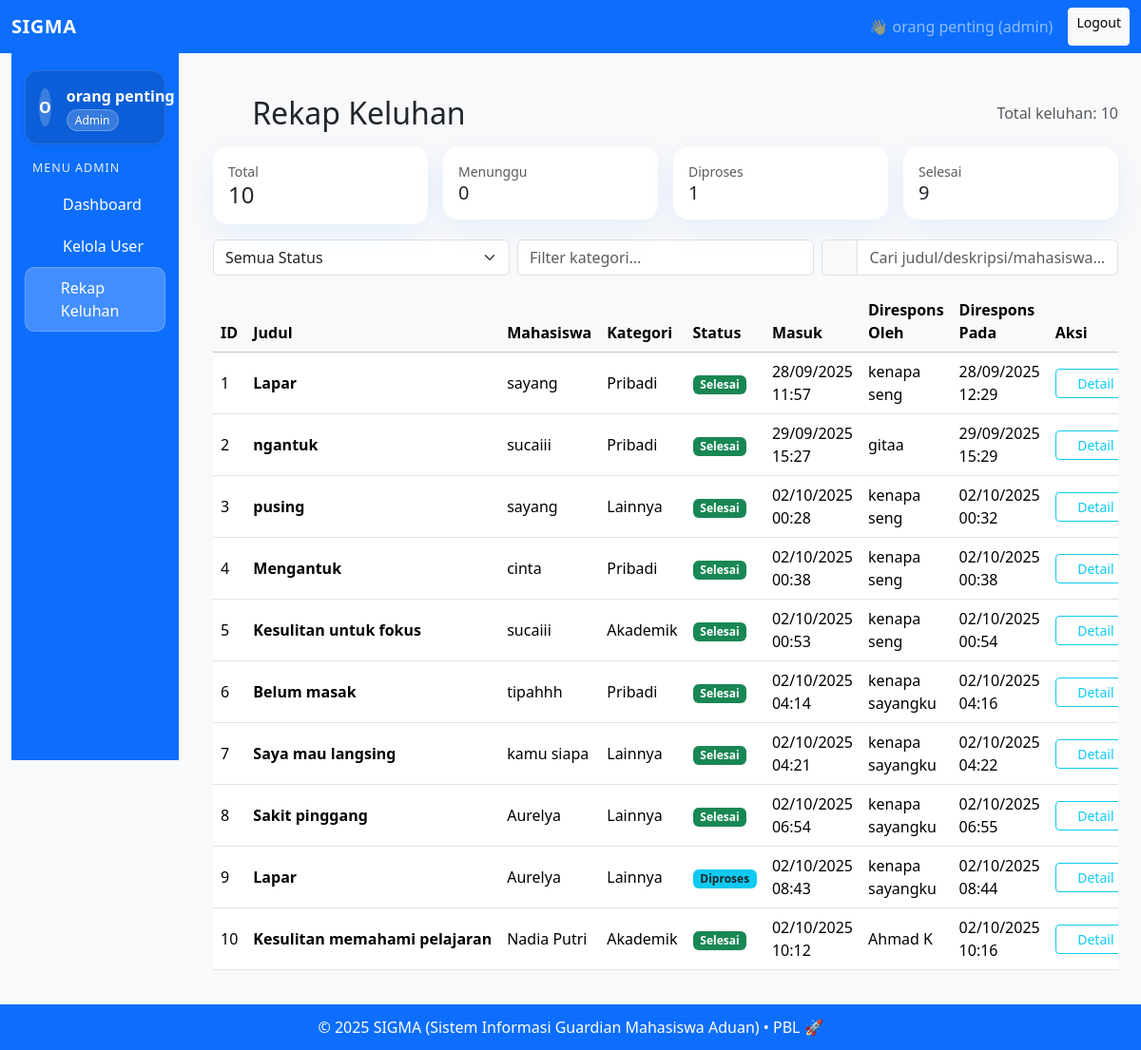
/laporan_sistem (signed in), run on the app's committed database.
### app.py (models this page shows, shortened)
class User(db.Model):
    id = db.Column(db.Integer, primary_key=True)
    username = db.Column(db.String(150), unique=True, nullable=False)   # pola sesuai peran
    password_hash = db.Column(db.String(200), nullable=False)
    role = db.Column(db.String(50), nullable=False)                     # mahasiswa | konselor | admin
    keluhan = db.relationship("Keluhan", backref="mahasiswa", foreign_keys="Keluhan.mahasiswa_id")
    tangani = db.relationship("Keluhan", backref="konselor", foreign_keys="Keluhan.konselor_id")
    respon = db.relationship("Respon", backref="konselor", lazy=True)

class Keluhan(db.Model):
    id = db.Column(db.Integer, primary_key=True)
    judul = db.Column(db.String(200), nullable=False)
    kategori = db.Column(db.String(100), nullable=False)
    deskripsi = db.Column(HybridEncryptedText, nullable=False)
    status = db.Column(db.String(50), default="Menunggu")
    tanggal_dibuat = db.Column(db.DateTime, default=datetime.utcnow)
    tanggal_direspon = db.Column(db.DateTime)
    mahasiswa_id = db.Column(db.Integer, db.ForeignKey("user.id"), nullable=False)
    konselor_id = db.Column(db.Integer, db.ForeignKey("user.id"))
    respon = db.relationship("Respon", backref="keluhan", lazy=True, order_by="Respon.tanggal_respon.asc()")

### app.py (the view)
@app.route("/laporan_sistem")
def laporan_sistem():
    if "user_id" not in session or session.get("role") != "admin":
        return redirect(url_for("login"))
    keluhan = Keluhan.query.all()
    return render_template("rekap_keluhan.html", keluhan=keluhan)

### app.py (called while the page is built, shortened)
def _decrypt_value(db_value: str) -> str:
    if db_value is None:
        return None
    if not ENCRYPTION_OK:
        try:
            blob = json.loads(db_value)
            if isinstance(blob, dict) and "ct" in blob and "wk" in blob:
                return "[data terenkripsi]"
        except Exception:
            pass
        return db_value

@app.before_request
def load_current_user():
    g.current_user = None
    if "user_id" in session:
        g.current_user = User.query.get(session["user_id"])

@app.context_processor
def inject_user():
    return dict(current_user=g.current_user, csrf_token=generate_csrf)

    def process_result_value(self, value, dialect):
        return _decrypt_value(value)

### templates/rekap_keluhan.html (shortened to what this page needs)
{% extends "base.html" %}
{% block content %}
<div class="container mt-4">
  <div class="d-flex justify-content-between align-items-center mb-3">
    <h2 class="mb-0">
      <i class="fa-solid fa-clipboard-list me-2"></i> Rekap Keluhan
    </h2>
    <span class="text-muted">
      Total keluhan: {{ keluhan|length if keluhan else 0 }}
    </span>
  </div>
  <div class="row g-3 mb-3">
    <div class="col-sm-6 col-lg-3">
      <div class="card card-elev stat-card">
        <div class="card-body">
          <div class="small text-muted">Total</div>
          <div class="h4">{{ keluhan|length if keluhan else 0 }}</div>
        </div>
      </div>
    </div>
    <div class="col-sm-6 col-lg-3">
      <div class="card card-elev stat-card">
        <div class="card-body">
          <div class="small text-muted">Menunggu</div>
          <div class="h5">
            {{ keluhan|selectattr('status','equalto','Menunggu')|list|length if keluhan else 0 }}
          </div>
        </div>
      </div>
    </div>
    <div class="col-sm-6 col-lg-3">
      <div class="card card-elev stat-card">
        <div class="card-body">
          <div class="small text-muted">Diproses</div>
          <div class="h5">
            {{ keluhan|selectattr('status','equalto','Diproses')|list|length if keluhan else 0 }}
          </div>
        </div>
      </div>
    </div>
    <div class="col-sm-6 col-lg-3">
      <div class="card card-elev stat-card">
        <div class="card-body">
          <div class="small text-muted">Selesai</div>
          <div class="h5">
            {{ keluhan|selectattr('status','equalto','Selesai')|list|length if keluhan else 0 }}
          </div>
        </div>
      </div>
    </div>
  </div>
  <div class="row g-2 mb-3">
    <div class="col-sm-4">
      <select id="filterStatus" class="form-select" aria-label="Filter status">
        <option value="">Semua Status</option>
      </select>
    </div>
    <div class="col-sm-4">
      <input id="filterKategori" type="text" class="form-control" placeholder="Filter kategori…" aria-label="Filter kategori">
    </div>
    <div class="col-sm-4">
      <div class="input-group">
        <span class="input-group-text"><i class="fa-solid fa-search"></i></span>
        <input id="searchKeluhan" type="text" class="form-control" placeholder="Cari judul/deskripsi/mahasiswa…" aria-label="Pencarian">
      </div>
    </div>
  </div>
  {% if keluhan %}
    <div class="table-responsive">
      <table id="tableKeluhan" class="table table-hover align-middle">
        <thead class="table-light">
          <tr>
            <th style="width:70px">ID</th>
            <th>Judul</th>
            <th>Mahasiswa</th>
            <th>Kategori</th>
            <th>Status</th>
            <th>Masuk</th>
            <th>Direspons Oleh</th>
            <th>Direspons Pada</th>
            <th style="min-width:120px">Aksi</th>
          </tr>
        </thead>
        <tbody>
          {% for k in keluhan %}
          <tr>
            <td>{{ k.id }}</td>
            <td class="fw-semibold text-truncate" style="max-width:320px"
                title="{{ (k.deskripsi or '')|e }}">{{ (k.judul or '-')|e }}</td>
            <td>{{ (k.mahasiswa.username if k.mahasiswa else '-')|e }}</td>
            <td>{{ (k.kategori or '-')|e }}</td>
            <td data-status="{{ k.status }}">
              {% if k.status == 'Menunggu' %}
                <span class="badge bg-warning text-dark">Menunggu</span>
              {% elif k.status == 'Diproses' %}
                <span class="badge bg-info text-dark">Diproses</span>
              {% elif k.status == 'Selesai' %}
                <span class="badge bg-success">Selesai</span>
              {% else %}
                <span class="badge bg-light text-dark">{{ (k.status or '-')|e }}</span>
              {% endif %}
            </td>
            <td>{% if k.tanggal_dibuat %}{{ k.tanggal_dibuat.strftime('%d/%m/%Y %H:%M') }}{% else %}-{% endif %}</td>
            <td>{{ (k.konselor.username if k.konselor else '-')|e }}</td>
            <td>{% if k.tanggal_direspon %}{{ k.tanggal_direspon.strftime('%d/%m/%Y %H:%M') }}{% else %}-{% endif %}</td>
            <td>
              <a class="btn btn-sm btn-outline-info" href="{{ url_for('detail_keluhan', keluhan_id=k.id) }}">
                <i class="fa-solid fa-eye"></i> Detail
              </a>
            </td>
          </tr>
          {% endfor %}
        </tbody>
      </table>
    </div>
  {% else %}
    <div class="alert alert-light border d-flex align-items-center" role="alert">
      <i class="fa-solid fa-inbox me-2"></i>
      Belum ada data keluhan.
    </div>
  {% endif %}
</div>
{% endblock %}

### templates/base.html (shortened to what this page needs)
<!DOCTYPE html>
<html lang="id">
<head>
  <link href="https://cdn.jsdelivr.net/npm/bootstrap@5.3.2/dist/css/bootstrap.min.css" rel="stylesheet">
  <link href="https://cdnjs.cloudflare.com/ajax/libs/font-awesome/6.5.0/css/all.min.css" rel="stylesheet"/>
</head>
<body>
  <nav class="navbar navbar-expand-lg navbar-dark bg-primary">
    <div class="container-fluid">
      <a class="navbar-brand fw-bold" href="{{ url_for('index') }}">SIGMA</a>
      <div class="d-flex ms-auto">
        {% if current_user %}
          <span class="navbar-text me-3">👋 {{ current_user.username }} ({{ current_user.role }})</span>
          <a class="btn btn-light btn-sm" href="{{ url_for('logout') }}">Logout</a>
        {% else %}
          <a class="btn btn-outline-light btn-sm me-2" href="{{ url_for('login') }}">Login</a>
          <a class="btn btn-warning btn-sm" href="{{ url_for('register') }}">Register</a>
        {% endif %}
      </div>
    </div>
  </nav>
  <div class="container-fluid app-layout">
    <div class="row">
      {% if current_user and current_user.role in ['admin','konselor','mahasiswa'] %}
      <aside class="col-lg-2 col-md-3">
        <div id="sidebarCollapse" class="sidebar collapse d-lg-block">
          <div class="profile-card d-flex align-items-center gap-3">
            <div class="avatar-circle" aria-hidden="true">
              {{ (current_user.username[0]|upper) if current_user and current_user.username else 'U' }}
            </div>
            <div class="flex-grow-1">
              <div class="fw-semibold text-truncate">{{ current_user.username }}</div>
              <span class="role-badge text-capitalize">{{ current_user.role }}</span>
            </div>
          </div>
          {% if current_user.role == 'admin' %}
            <h6>Menu Admin</h6>
            <nav class="nav nav-vertical flex-column">
              <a class="nav-link {% if request.endpoint == 'dashboard_admin' %}active{% endif %}" href="{{ url_for('dashboard_admin') }}">
                <i class="fa-solid fa-gauge-high" aria-hidden="true"></i> Dashboard
              </a>
              <a class="nav-link {% if request.endpoint == 'kelola_user' %}active{% endif %}" href="{{ url_for('kelola_user') }}">
                <i class="fa-solid fa-users-gear" aria-hidden="true"></i> Kelola User
              </a>
              <a class="nav-link {% if request.endpoint == 'laporan_sistem' %}active{% endif %}" href="{{ url_for('laporan_sistem') }}">
                <i class="fa-solid fa-clipboard-list" aria-hidden="true"></i> Rekap Keluhan
              </a>
            </nav>
          {% endif %}
        </div>
      </aside>
      {% endif %}
      <main class="{% if current_user and current_user.role in ['admin','konselor','mahasiswa'] %}col-lg-10 col-md-9{% else %}col-12{% endif %}">
        {% block content %}{% endblock %}
      </main>
    </div>
  </div>
  <footer>
    <p class="mb-0">&copy; 2025 SIGMA (Sistem Informasi Guardian Mahasiswa Aduan) • PBL 🚀</p>
  </footer>
</body>
</html>

### templates/base.html (style rules this page uses)
:root { --primary:#0d6efd; --primary-2:#4dabf7; --bg-soft:#f8f9fa; --sidebar-bg: var(--primary); --sidebar-bg-dark: #0b5ed7; --sidebar-text: #ffffff; --sidebar-hover: rgba(255,255,255,.14); --sidebar-active: rgba(255,255,255,.22); --shadow-1: 0 10px 30px rgba(13,110,253,.08); --shadow-2: 0 24px 60px rgba(13,110,253,.12); --shadow-soft: 0 18px 50px rgba(0,0,0,.06); }
body { background: var(--bg-soft); }
.navbar-brand { letter-spacing:.5px; }
.app-layout { min-height: 100vh; }
.sidebar { background: var(--sidebar-bg); color: var(--sidebar-text); padding: 18px 14px; position: sticky; top: 0; height: calc(100vh - 56px); overflow-y: auto; }
.sidebar .profile-card { background: var(--sidebar-bg-dark); border: 1px solid rgba(255,255,255,.12); color: var(--sidebar-text); border-radius: 14px; padding: 14px; box-shadow: 0 2px 6px rgba(0,0,0,.08); }
.avatar-circle { width: 40px; height: 40px; border-radius: 50%; background: rgba(255,255,255,.2); display:flex; align-items:center; justify-content:center; font-weight: 700; color: #fff; }
.role-badge { background: rgba(255,255,255,.18); border:1px solid rgba(255,255,255,.25); color:#fff; padding:.15rem .5rem; border-radius: 999px; font-size:.75rem; }
.sidebar h6 { font-size:.78rem; text-transform: uppercase; letter-spacing:.08em; opacity:.9; margin: 18px 8px 8px; }
.nav-vertical .nav-link { color: var(--sidebar-text); display:flex; align-items:center; gap:10px; padding:10px 12px; border-radius:10px; transition: background .15s ease; font-weight:500; }
.nav-vertical .nav-link i { width: 18px; text-align:center; }
.nav-vertical .nav-link.active { background: var(--sidebar-active); box-shadow: inset 0 0 0 1px rgba(255,255,255,.2); }
main { padding: 20px; }
footer { background: var(--primary); color:#fff; text-align:center; padding:12px 0; }

### templates/rekap_keluhan.html (style rules this page uses)
.card-elev { border:0;border-radius:1rem;box-shadow:0 10px 30px rgba(13,110,253,.08) }
.stat-card .h4,.stat-card .h5 { margin:0 }

### data on the page
User: username "orang penting", role "admin", username "O", role "Admin"
Keluhan: id "1", judul "Lapar", kategori "Pribadi", status "Selesai", tanggal_dibuat "28/09/2025 11:57", tanggal_direspon "28/09/2025 12:29"
User: username "sayang"
User: username "kenapa seng"
Keluhan: id "2", judul "ngantuk", kategori "Pribadi", status "Selesai", tanggal_dibuat "29/09/2025 15:27", tanggal_direspon "29/09/2025 15:29"
User: username "sucaiii"
User: username "gitaa"
Keluhan: id "3", judul "pusing", kategori "Lainnya", status "Selesai", tanggal_dibuat "02/10/2025 00:28", tanggal_direspon "02/10/2025 00:32"
Keluhan: id "4", judul "Mengantuk", kategori "Pribadi", status "Selesai", tanggal_dibuat "02/10/2025 00:38", tanggal_direspon "02/10/2025 00:38"
User: username "cinta"
Keluhan: id "5", judul "Kesulitan untuk fokus", kategori "Akademik", status "Selesai", tanggal_dibuat "02/10/2025 00:53", tanggal_direspon "02/10/2025 00:54"
Keluhan: id "6", judul "Belum masak", kategori "Pribadi", status "Selesai", tanggal_dibuat "02/10/2025 04:14", tanggal_direspon "02/10/2025 04:16"
User: username "tipahhh"
User: username "kenapa sayangku"
Keluhan: id "7", judul "Saya mau langsing", kategori "Lainnya", status "Selesai", tanggal_dibuat "02/10/2025 04:21", tanggal_direspon "02/10/2025 04:22"
User: username "kamu siapa"
Keluhan: id "8", judul "Sakit pinggang", kategori "Lainnya", status "Selesai", tanggal_dibuat "02/10/2025 06:54", tanggal_direspon "02/10/2025 06:55"
User: username "Aurelya"
Keluhan: id "9", judul "Lapar", kategori "Lainnya", status "Diproses", tanggal_dibuat "02/10/2025 08:43", tanggal_direspon "02/10/2025 08:44"
Keluhan: id "10", judul "Kesulitan memahami pelajaran", kategori "Akademik", status "Selesai", tanggal_dibuat "02/10/2025 10:12", tanggal_direspon "02/10/2025 10:16"
User: username "Nadia Putri"
User: username "Ahmad K"

### other printed values
{{ keluhan|length if keluhan else 0 }} "10"
